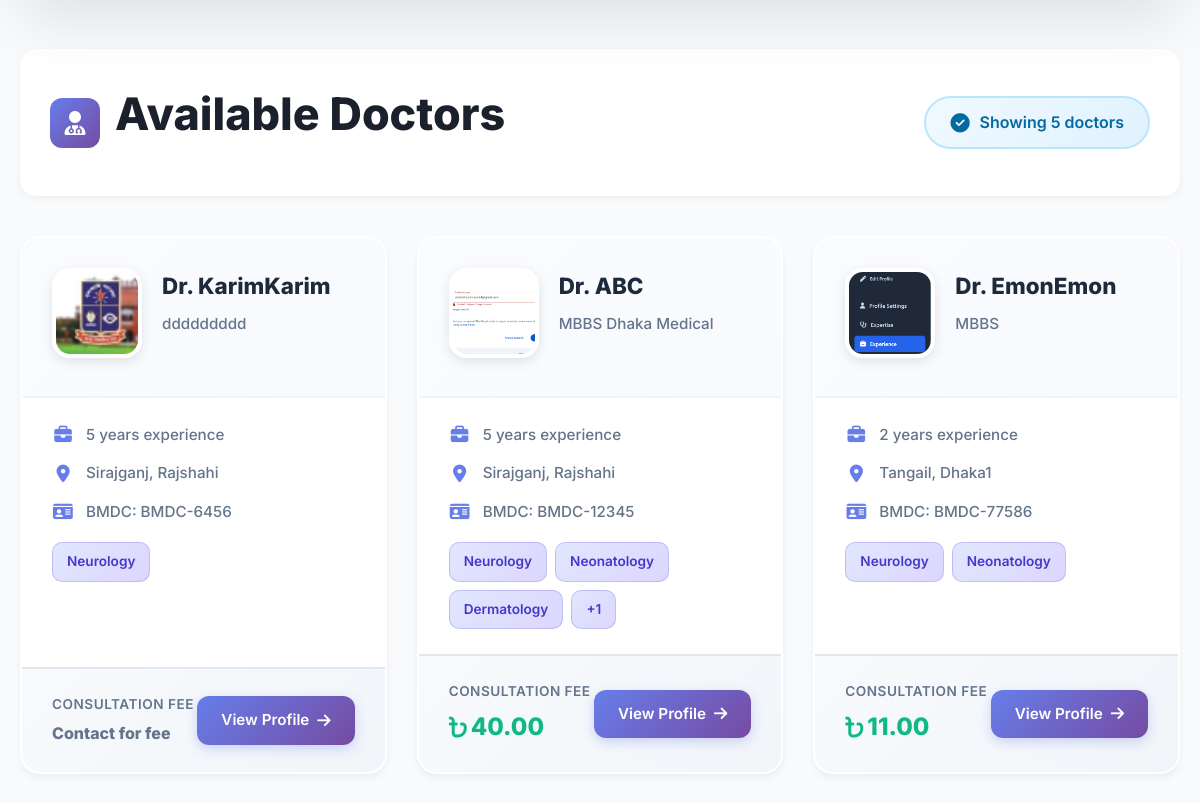
The app's page /doctors/ (middle part), older data.
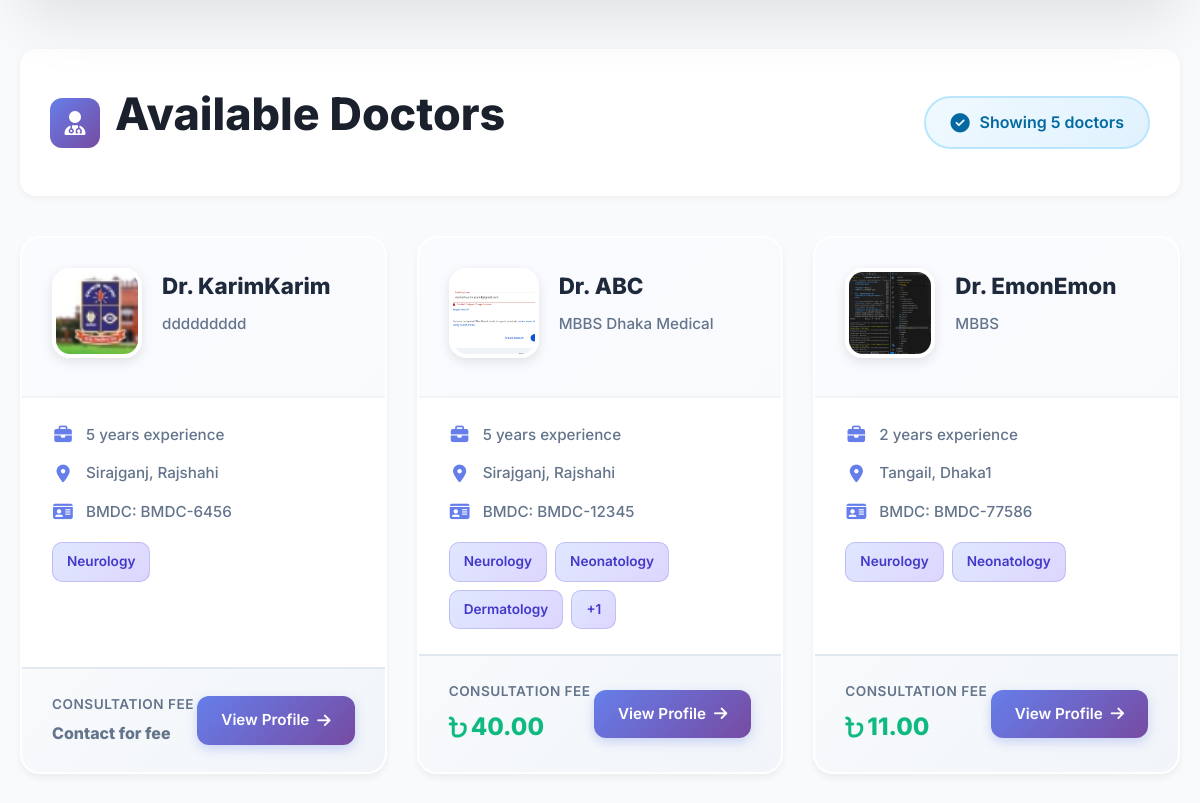
The same page, newer data.
### doctor/models.py (models this page shows, shortened)
class Doctor(models.Model):
    user = models.OneToOneField(CustomUser, on_delete=models.CASCADE, related_name='doctor_profile')
    about = models.TextField(blank=True, null=True)
    bmdc_number = models.CharField(max_length=255, blank=True, null=True)
    qualification = models.CharField(max_length=255, blank=True, null=True)
    total_experience = models.PositiveIntegerField(default=0)  # Only non-negative numbers
    working_hours = models.JSONField(blank=True, null=True)  # e.g., {"Mon": "9-5", "Tue": "10-4"}
    profile_image = models.ImageField(upload_to='doctor_profiles/', blank=True, null=True)
    is_verified = models.BooleanField(default=False)
    division = models.ForeignKey(Division, on_delete=models.SET_NULL, null=True, blank=True)
    district = models.ForeignKey(District, on_delete=models.SET_NULL, null=True, blank=True)
    upazila = models.ForeignKey(Upazila, on_delete=models.SET_NULL, null=True, blank=True)
    departments = models.ManyToManyField(Department, through='DoctorSpecializationDepartment', blank=True)
    symptoms = models.ManyToManyField(Symptom, through='DoctorSpecializationSymptom', blank=True)

class DoctorAppointmentFee(models.Model):
    APPOINTMENT_CATEGORIES = [
        ('General', 'General Consultation'),
        ('Special', 'Special Consultation'),
    ]
    doctor = models.ForeignKey(Doctor, on_delete=models.CASCADE, related_name='appointment_fees')
    category = models.CharField(max_length=50, choices=APPOINTMENT_CATEGORIES)
    price = models.DecimalField(max_digits=10, decimal_places=2)
    class Meta:
        unique_together = ('doctor', 'category')  # Prevent duplicates

### users/models.py (models this page shows, shortened)
class CustomUser(AbstractUser):
    ROLE_PATIENT = 'patient'
    ROLE_DOCTOR = 'doctor'
    ROLE_ADMIN = 'admin'     # application-level role (not superuser)
    ROLE_CHOICES = [
        (ROLE_PATIENT, 'Patient'),
        (ROLE_DOCTOR, 'Doctor'),
    ]
    role = models.CharField(max_length=10, choices=ROLE_CHOICES, default=ROLE_PATIENT)
    phone = models.CharField(max_length=20, blank=True)
    location = models.CharField(max_length=150, blank=True)

### adminapp/models.py (models this page shows, shortened)
class District(models.Model):
    district_name = models.CharField(max_length=100)
    division = models.ForeignKey(Division, on_delete=models.CASCADE, related_name='districts')
    class Meta:
        unique_together = ('district_name', 'division')

class Division(models.Model):
    division_name = models.CharField(max_length=100, unique=True)

### home/views.py (the view, shortened to what this page needs)
# urls.py: path('doctors/', views.all_doctors, name='all_doctors'),   # <-- NEW
def all_doctors(request):
    doctors_list = Doctor.objects.select_related(
        'user', 'division', 'district', 'upazila'
    ).prefetch_related(
        'specialized_departments__department',
        'specialized_symptoms__symptom',
        'appointment_fees'
    ).order_by('-is_verified', 'user__first_name')  # FIXED: Removed '-rating'
    search_query = request.GET.get('search', '')
    department_filter = request.GET.get('department', '')
    location_filter = request.GET.get('location', '')
    experience_filter = request.GET.get('experience', '')
    sort_by = request.GET.get('sort', 'verified')  # CHANGED: default to 'verified' instead of 'rating'
    if department_filter:
        doctors_list = doctors_list.filter(
            specialized_departments__department__id=department_filter
        )
    if location_filter:
        doctors_list = doctors_list.filter(
            Q(division__id=location_filter) |
            Q(district__id=location_filter) |
            Q(upazila__id=location_filter)
        )
    if experience_filter:
        try:
            min_experience = int(experience_filter)
            doctors_list = doctors_list.filter(total_experience__gte=min_experience)
        except ValueError:
            pass
    if sort_by == 'verified':
        doctors_list = doctors_list.order_by('-is_verified', 'user__first_name')
    elif sort_by == 'experience':
        doctors_list = doctors_list.order_by('-total_experience', '-is_verified')
    elif sort_by == 'name':
        doctors_list = doctors_list.order_by('user__first_name', 'user__last_name')
    elif sort_by == 'fee_low':
        doctors_list = doctors_list.annotate(
            min_fee=Avg('appointment_fees__price')
        ).order_by('min_fee')
    elif sort_by == 'fee_high':
        doctors_list = doctors_list.annotate(
            max_fee=Avg('appointment_fees__price')
        ).order_by('-max_fee')
    departments = Department.objects.all().order_by('department_name')
    divisions = Doctor.objects.values_list('division__division_name', 'division__id').distinct()
    total_doctors = doctors_list.count()
    verified_doctors = doctors_list.filter(is_verified=True).count()
    avg_experience = doctors_list.aggregate(avg_exp=Avg('total_experience'))['avg_exp'] or 0
    context = {
        'doctors': doctors_list,
        'departments': departments,
        'divisions': divisions,
        'search_query': search_query,
        'department_filter': department_filter,
        'location_filter': location_filter,
        'experience_filter': experience_filter,
        'sort_by': sort_by,
        'total_doctors': total_doctors,
        'verified_doctors': verified_doctors,
        'avg_experience': round(avg_experience, 1),
    }
    return render(request, 'home/all_doctors.html', context)

### home/templates/home/all_doctors.html (shortened to what this page needs)
{% extends 'base.html' %}
{% load static %}
{% block content %}
<section class="doctors-container">
    <div class="section-header">
        <div class="section-title-wrapper">
            <div class="section-icon">
                <i class="fas fa-user-doctor"></i>
            </div>
            <h2 class="section-title">Available Doctors</h2>
        </div>
        <div class="results-info">
            <i class="fas fa-check-circle"></i>
            <span>Showing {{ doctors.count }} doctor{{ doctors.count|pluralize }}</span>
        </div>
    </div>
    {% if doctors %}
    <div class="doctors-grid">
        {% for doctor in doctors %}
        <div class="doctor-card">
            <div class="doctor-card-header">
                <div class="doctor-avatar">
                    {% if doctor.profile_image %}
                    <img src="{{ doctor.profile_image.url }}" alt="{{ doctor.user.get_full_name }}" class="avatar-img">
                    {% else %}
                    <div class="avatar-placeholder">
                        <i class="fas fa-user-md"></i>
                    </div>
                    {% endif %}
                </div>
                <div class="doctor-basic-info">
                    <h3 class="doctor-name">
                        Dr. {{ doctor.user.get_full_name|default:doctor.user.username }}
                    </h3>
                    <p class="doctor-qualification">{{ doctor.qualification|default:"Medical Professional" }}</p>
                </div>
            </div>
            <div class="doctor-card-body">
                <div class="info-row">
                    <i class="fas fa-briefcase"></i>
                    <span>{{ doctor.total_experience }} year{{ doctor.total_experience|pluralize }} experience</span>
                </div>
                {% if doctor.division %}
                <div class="info-row">
                    <i class="fas fa-map-marker-alt"></i>
                    <span>
                        {% if doctor.district %}{{ doctor.district.district_name }}, {% endif %}
                        {{ doctor.division.division_name }}
                    </span>
                </div>
                {% endif %}
                {% if doctor.bmdc_number %}
                <div class="info-row">
                    <i class="fas fa-id-card"></i>
                    <span>BMDC: {{ doctor.bmdc_number }}</span>
                </div>
                {% endif %}
                {% if doctor.specialized_departments.all %}
                <div class="specializations">
                    {% for spec in doctor.specialized_departments.all|slice:":3" %}
                    <span class="spec-tag">{{ spec.department.department_name }}</span>
                    {% endfor %}
                    {% if doctor.specialized_departments.all.count > 3 %}
                    <span class="spec-tag">+{{ doctor.specialized_departments.all.count|add:"-3" }}</span>
                    {% endif %}
                </div>
                {% endif %}
            </div>
            <div class="doctor-card-footer">
                <div class="fee-display">
                    <span class="fee-label">Consultation Fee</span>
                    {% if doctor.appointment_fees.first %}
                    <span class="fee-amount">
                        <i class="fas fa-bangladeshi-taka-sign"></i>
                        {{ doctor.appointment_fees.first.price }}
                    </span>
                    {% else %}
                    <span class="fee-amount" style="font-size: 1rem; color: #64748b;">Contact for fee</span>
                    {% endif %}
                </div>
                <a href="{% url 'home:doctor_detail' doctor.id %}" class="view-profile-btn">
                    View Profile
                    <i class="fas fa-arrow-right"></i>
                </a>
            </div>
        </div>
        {% endfor %}
    </div>
    {% endif %}
</section>
{% endblock %}

Row changes from the older to the newer data that the page shows:
changed Doctor "MBBS": profile_image: a different picture
